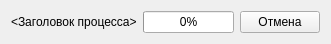
<?xml version="1.0" encoding="UTF-8"?>
<ui version="4.0">
 <class>LoadingDialogItem</class>
 <widget class="QWidget" name="LoadingDialogItem">
  <property name="geometry">
   <rect>
    <x>0</x>
    <y>0</y>
    <width>331</width>
    <height>41</height>
   </rect>
  </property>
  <property name="windowTitle">
   <string>Form</string>
  </property>
  <layout class="QHBoxLayout" name="horizontalLayout_2">
   <item>
    <widget class="QLabel" name="labelProcessName">
     <property name="text">
      <string>&lt;Заголовок процесса&gt;</string>
     </property>
    </widget>
   </item>
   <item>
    <widget class="QProgressBar" name="progressBar">
     <property name="value">
      <number>0</number>
     </property>
    </widget>
   </item>
   <item>
    <widget class="QPushButton" name="pushButtonCancel">
     <property name="text">
      <string>Отмена</string>
     </property>
    </widget>
   </item>
  </layout>
 </widget>
 <resources/>
 <connections/>
</ui>
